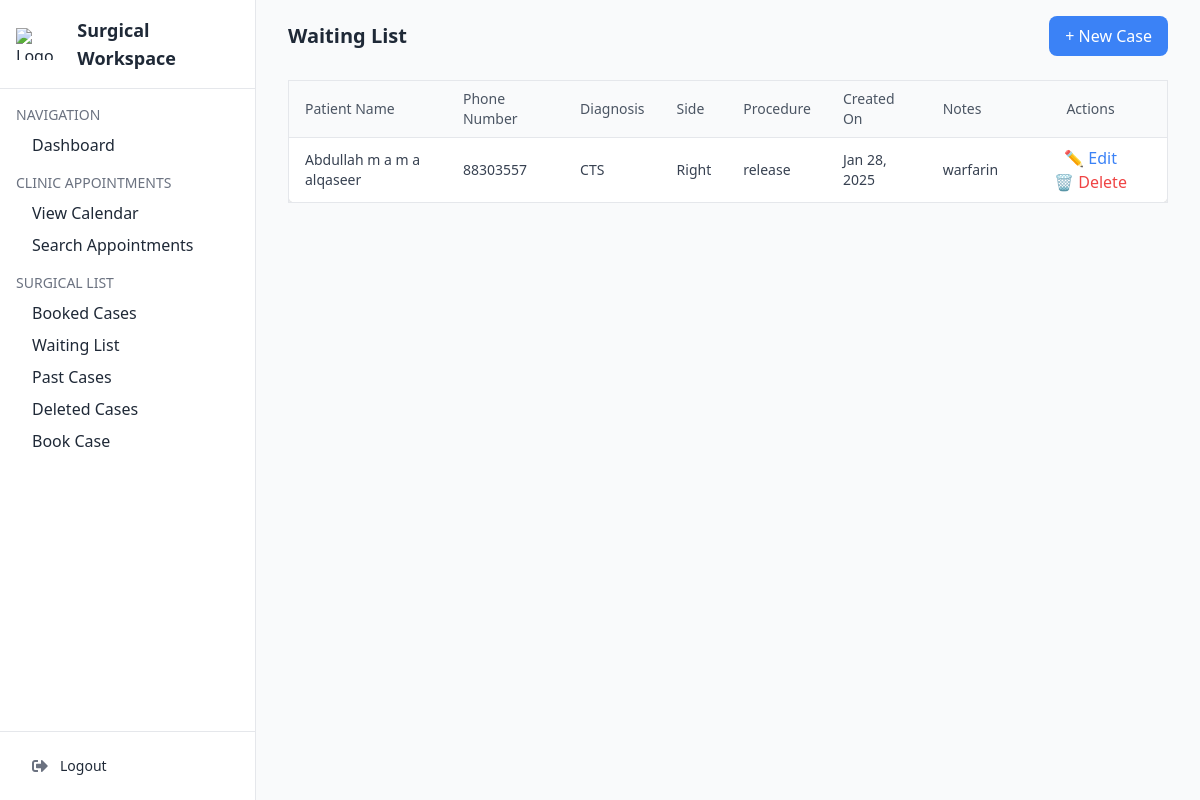
The page /workspace/farwaniya/cases/waiting/ (signed in) on the database its author committed.
### core/models.py (models this page shows, shortened)
class SurgicalBooking(models.Model):
    RIGHT = 'Right'
    LEFT = 'Left'
    NA = 'Not Applicable'
    SIDE_CHOICES = [
        (RIGHT, 'Right'),
        (LEFT, 'Left'),
        (NA, 'Not Applicable'),
    ]
    workspace = models.ForeignKey('Workspace', on_delete=models.CASCADE, related_name='surgical_bookings')
    name = models.CharField(max_length=255)
    phone = models.CharField(max_length=8)
    civil_id = models.CharField(max_length=12)
    diagnosis = models.TextField()
    procedure = models.TextField()
    side = models.CharField(max_length=15, choices=SIDE_CHOICES, default=NA)
    date = models.DateField(null=True, blank=True)
    notes = models.TextField(blank=True)
    status = models.CharField(
        max_length=10,
        choices=[
            ('booked', 'Booked'),
            ('waiting', 'Waiting'),
            ('past', 'Past'),
            ('deleted', 'Deleted')
        ],
        default='waiting'
    )
    created_at = models.DateTimeField(auto_now_add=True)

### core/views.py (the view)
# urls.py: path('workspace/<str:workspace_name>/cases/waiting/', views.waiting_list, name='waiting_list'),
@login_required
def waiting_list(request, workspace_name):
    workspace = get_object_or_404(Workspace, name=workspace_name)
    if request.user.workspace != workspace and request.user != workspace.admin:
        return redirect('login')
    cases = SurgicalBooking.objects.filter(
        workspace=workspace,
        date__isnull=True,  # Date is empty (null)
        status__in=['booked', 'waiting', 'past']  # Exclude 'deleted' cases
    ).order_by('-created_at')  # Arrange by creation date, newest first
    return render(request, 'waiting_list.html', {'cases': cases, 'workspace': workspace})

### core/templates/waiting_list.html (shortened to what this page needs)
{% extends 'base.html' %}
{% block content %}
<div class="container mx-auto px-4">
    <div class="flex justify-between items-center mb-6">
        <h2 class="text-xl font-semibold text-gray-800">Waiting List</h2>
        <a href="{% url 'add_surgical_booking' workspace.name %}" class="bg-blue-500 hover:bg-blue-600 text-white py-2 px-4 rounded-lg">
            + New Case
        </a>
    </div>
    <div class="overflow-x-auto">
        <table class="min-w-full bg-white border border-gray-200 shadow-md rounded-lg">
            <thead class="bg-gray-50 border-b">
                <tr>
                    <th class="px-4 py-2 text-left text-sm font-medium text-gray-600">Patient Name</th>
                    <th class="px-4 py-2 text-left text-sm font-medium text-gray-600">Phone Number</th>
                    <th class="px-4 py-2 text-left text-sm font-medium text-gray-600">Diagnosis</th>
                    <th class="px-4 py-2 text-left text-sm font-medium text-gray-600">Side</th>
                    <th class="px-4 py-2 text-left text-sm font-medium text-gray-600">Procedure</th>
                    <th class="px-4 py-2 text-left text-sm font-medium text-gray-600">Created On</th>
                    <th class="px-4 py-2 text-left text-sm font-medium text-gray-600">Notes</th>
                    <th class="px-4 py-2 text-center text-sm font-medium text-gray-600">Actions</th>
                </tr>
            </thead>
            <tbody>
                {% for case in cases %}
                <tr class="border-b hover:bg-gray-50">
                    <td class="px-4 py-2 text-sm text-gray-700">{{ case.name }}</td>
                    <td class="px-4 py-2 text-sm text-gray-700">{{ case.phone }}</td>
                    <td class="px-4 py-2 text-sm text-gray-700">{{ case.diagnosis }}</td>
                    <td class="px-4 py-2 text-sm text-gray-700">{{ case.side }}</td>
                    <td class="px-4 py-2 text-sm text-gray-700">{{ case.procedure }}</td>
                    <td class="px-4 py-2 text-sm text-gray-700">{{ case.created_at|date:"M d, Y" }}</td>
                    <td class="px-4 py-2 text-sm text-gray-700">{{ case.notes }}</td>
                    <td class="px-4 py-2 text-center">
                        <a href="{% url 'edit_surgical_booking' workspace.name case.id %}"
                           class="text-blue-500 hover:text-blue-600 font-medium px-2">
                            ✏️ Edit
                        </a>
                        <button onclick="deleteCase({{ case.id }})"
                                class="text-red-500 hover:text-red-600 font-medium px-2">
                            🗑 Delete
                        </button>
                    </td>
                </tr>
                {% empty %}
                <tr>
                    <td colspan="8" class="px-4 py-2 text-center text-sm text-gray-500">
                        No cases in the waiting list.
                    </td>
                </tr>
                {% endfor %}
            </tbody>
        </table>
    </div>
</div>
{% endblock %}

### rows shown on the page
SurgicalBooking: name "Abdullah m a m a alqaseer", phone "88303557", diagnosis "CTS", side "Right", procedure "release", created_at "Jan 28, 2025", notes "warfarin"
